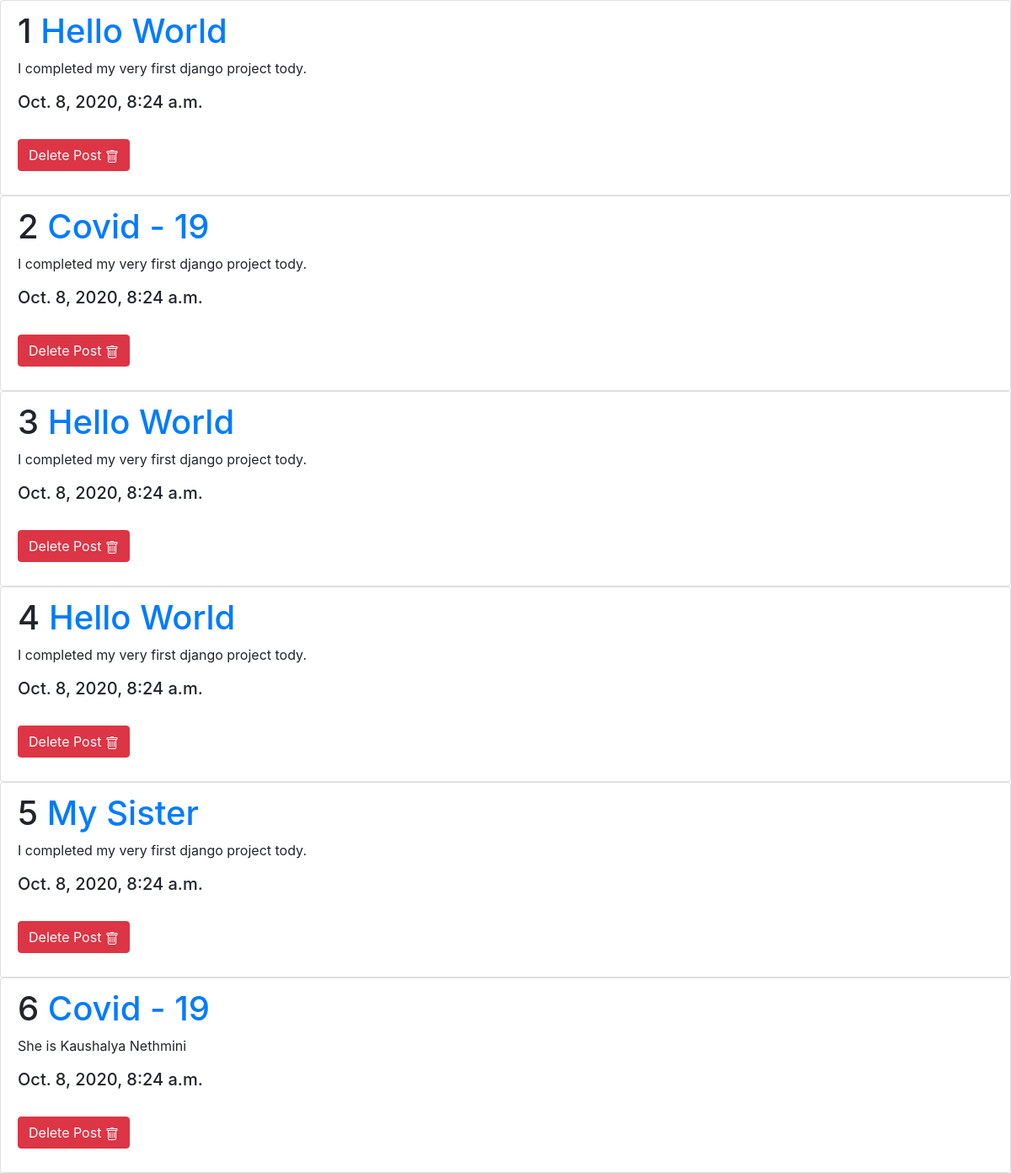
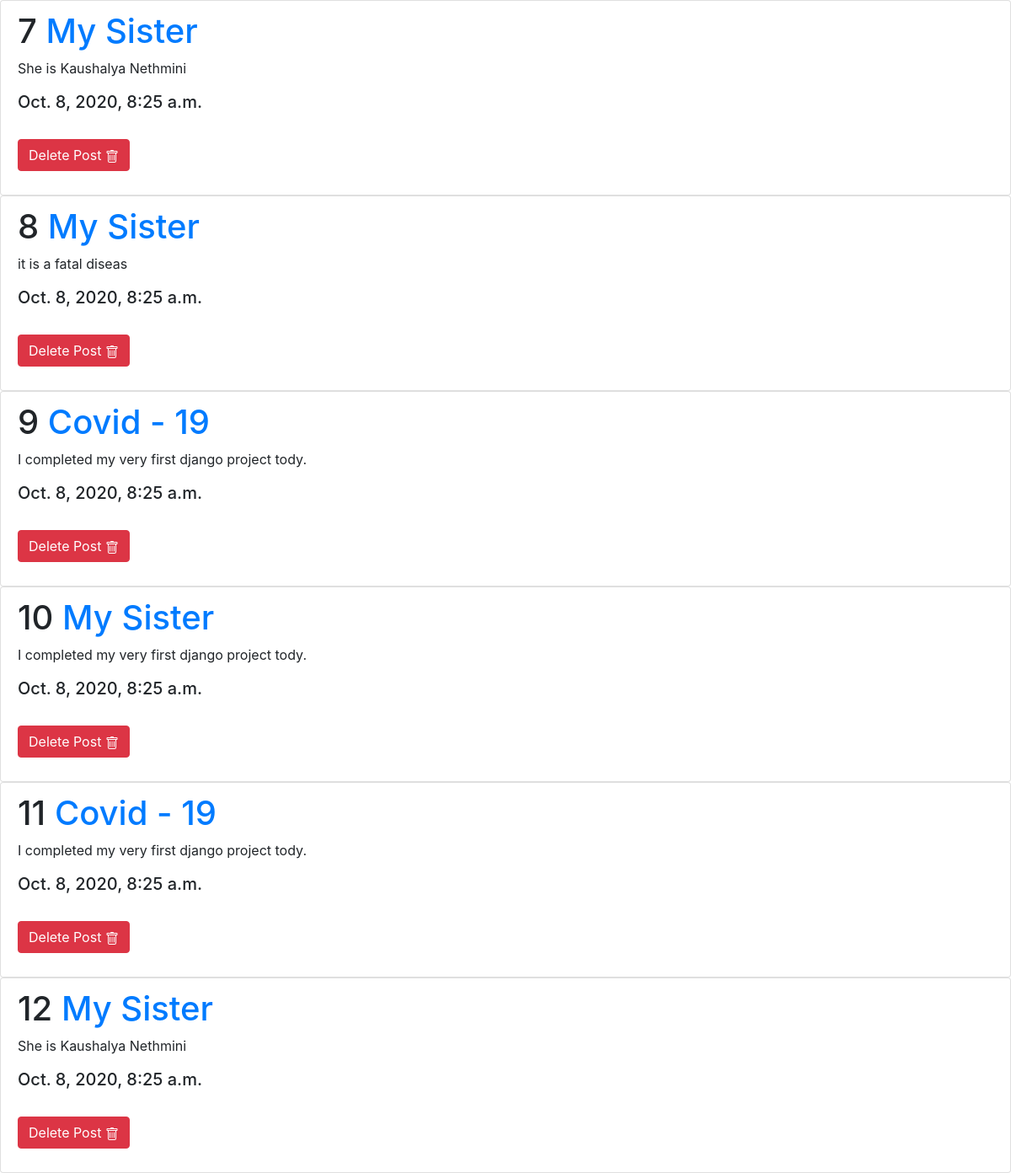
Screenshot of /blog/all_posts/ with the database file from the repository (2 pictures, top to bottom).
### my_blog/blog/models.py (models this page shows, shortened)
class Post(models.Model):
    title = models.CharField(max_length=100)
    body = models.TextField()
    date_published = models.DateTimeField(auto_now_add=True)

### my_blog/blog/views.py (the view)
# urls.py: path('all_posts/',views.all_posts,name='all_posts'),
def all_posts(request):
    posts = Post.objects.all()
    return render(request,'blog/all_posts.html',{'posts':posts})

### my_blog/blog/templates/blog/all_posts.html (shortened to what this page needs)
<link rel="stylesheet" href="https://stackpath.bootstrapcdn.com/bootstrap/4.5.2/css/bootstrap.min.css">
{% for post in posts %}
<ul class="list-group">
    <li class="list-group-item">
        <div>
            <h1>{{forloop.counter}} <a href = "{% url 'blog:view_post' post.id %}">{{post.title}}</h1></a>
            <div style="">
            <p>{{post.body}}</p>
            </div>
            <h5>{{post.date_published}}</h5>
            <br>
            <form action= "{% url 'blog:delete' post.id %}">
              <button type="submit" class="btn btn-danger btn-otline-primary">Delete Post  </button>
            </form>
        </div>
    </li>
  </ul>
{% endfor %}

### rows the page displays
Post: title "Hello World", body "I completed my very first django project tody.", date_published "Oct. 8, 2020, 8:24 a.m."
Post: title "Covid - 19", body "I completed my very first django project tody.", date_published "Oct. 8, 2020, 8:24 a.m."
Post: title "Hello World", body "I completed my very first django project tody.", date_published "Oct. 8, 2020, 8:24 a.m."
Post: title "Hello World", body "I completed my very first django project tody.", date_published "Oct. 8, 2020, 8:24 a.m."
Post: title "My Sister", body "I completed my very first django project tody.", date_published "Oct. 8, 2020, 8:24 a.m."
Post: title "Covid - 19", body "She is Kaushalya Nethmini", date_published "Oct. 8, 2020, 8:24 a.m."
Post: title "My Sister", body "She is Kaushalya Nethmini", date_published "Oct. 8, 2020, 8:25 a.m."
Post: title "My Sister", body "it is a fatal diseas", date_published "Oct. 8, 2020, 8:25 a.m."
Post: title "Covid - 19", body "I completed my very first django project tody.", date_published "Oct. 8, 2020, 8:25 a.m."
Post: title "My Sister", body "I completed my very first django project tody.", date_published "Oct. 8, 2020, 8:25 a.m."
Post: title "Covid - 19", body "I completed my very first django project tody.", date_published "Oct. 8, 2020, 8:25 a.m."
Post: title "My Sister", body "She is Kaushalya Nethmini", date_published "Oct. 8, 2020, 8:25 a.m."
